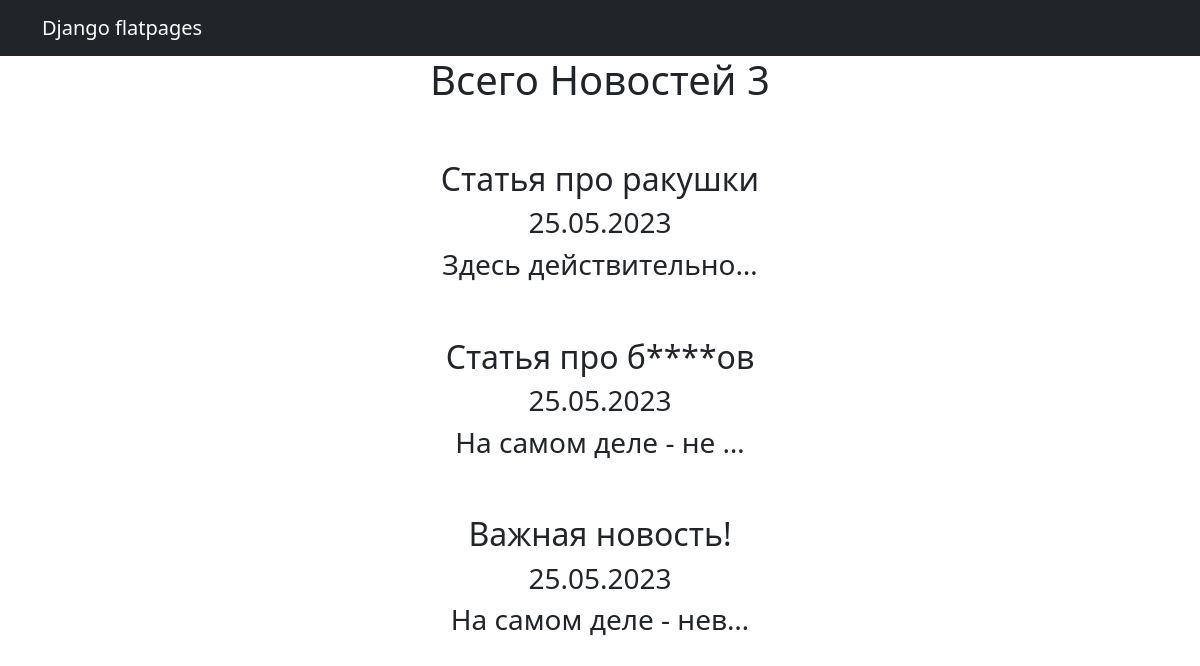
Before: /news/ with the older database file.
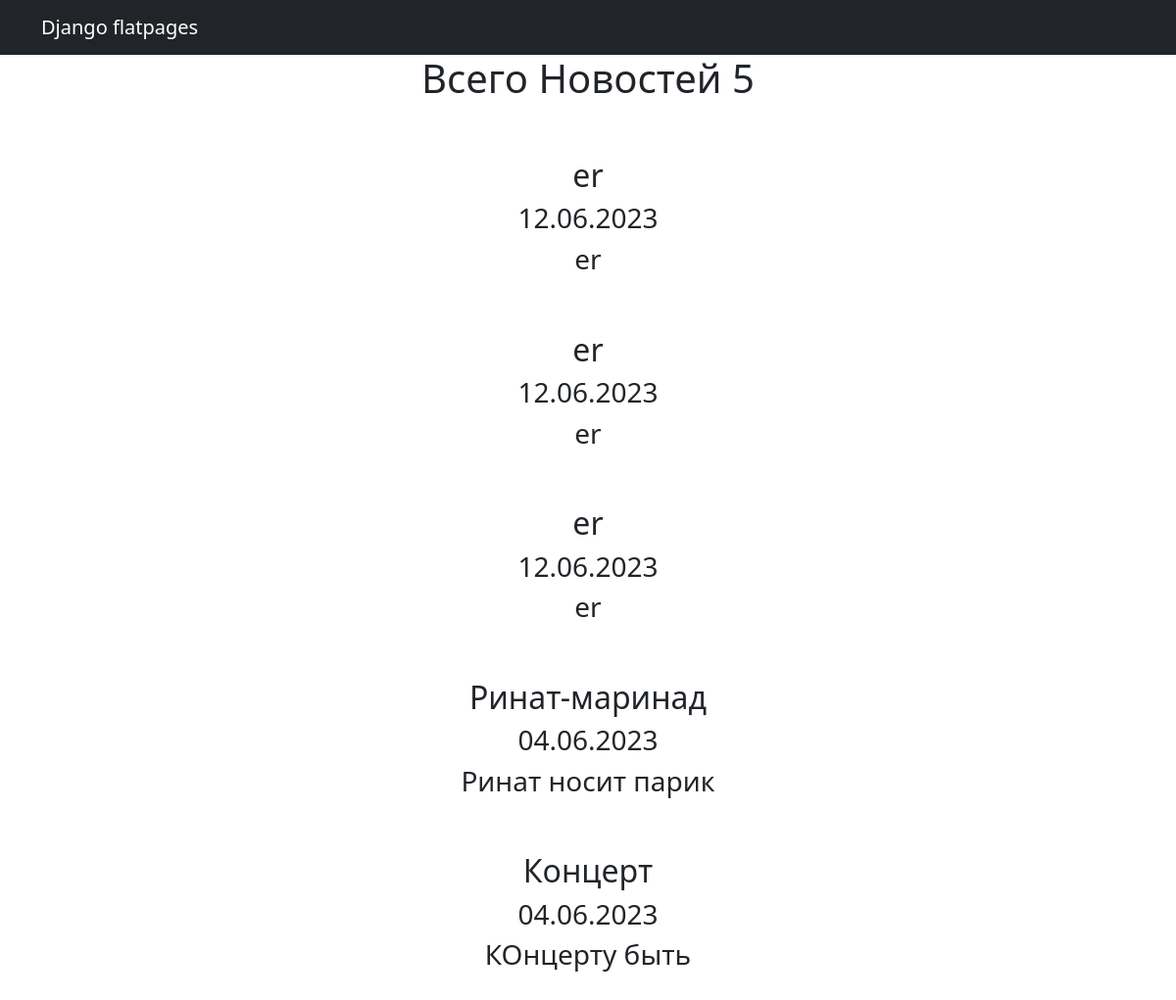
After: the same page with the newer database file.
### news/models.py (models this page shows, shortened)
class Post(models.Model):
    postAuthor = models.ForeignKey(Author, on_delete=models.CASCADE)
    NEWS = 'NW'
    ARTICLE = 'AR'
    CATEGORY_CHOICES = (
        (NEWS, 'Новость'),
        (ARTICLE, 'Статья'),
    )
    categoryType = models.CharField(max_length=2, choices=CATEGORY_CHOICES)
    dateCreation = models.DateTimeField(auto_now_add=True)
    postCategory = models.ManyToManyField(Category, through='PostCategory')
    postTitle = models.CharField(max_length=64)
    postText = models.TextField()
    postRating = models.IntegerField(default=0)
    class Meta:
        verbose_name = 'Пост'
        verbose_name_plural = 'Посты'

### news/views.py (the view)
# urls.py: path('', PostList.as_view(), name='post_list'),
class PostList(ListView):
    model = Post
    ordering = '-dateCreation'
    template_name = 'news.html'
    context_object_name = 'news'
    paginate_by = 5
    def get_queryset(self):
        queryset = super().get_queryset()
        self.filterset = PostFilter(self.request.GET, queryset)
        return self.filterset.qs
    def get_context_data(self, **kwargs):
        context = super().get_context_data(**kwargs)
        context['filterset'] = self.filterset
        return context

### news/templatetags/custom_filters.py (called while the page is built)
@register.filter(name='censor')
def currency(value):
    if (isinstance(value, str)):
        for word in CENSORED_WORD:
            if word in value:
                good_word = word[0] + '*'*(len(word)-1)
                value = value.replace(word, good_word)
        return (f"{value}")
    else:
        return ("Передана не строка")

### news/templates/news/news.html (shortened to what this page needs)
{% extends 'flatpages/default.html' %}
{% load custom_filters %}
{% block content %}
<h1>Всего Новостей {{ news|length }}</h1>
<br>
<br>
{% if news %}
    {% for post in news %}
        <h2>{{ post.postTitle|censor }}</h2>
        <h3>{{ post.dateCreation|date:'d.m.Y' }}</h3>
        <h3>{{ post.postText|truncatechars:20|censor }}</h3>
        <br>
        <br>
    {% endfor %}
{% else %}
    <h2>Пока нет новостей :(</h2>
{% endif %}
{% endblock content %}

Changed rows visible on the page:
no longer on this page (row unchanged): Post: postTitle|censor "Статья про ракушки", dateCreation "25.05.2023", postText|censor "Здесь действительно…"
no longer on this page (row unchanged): Post: postTitle|censor "Статья про б****ов", dateCreation "25.05.2023", postText|censor "На самом деле - не …"
no longer on this page (row unchanged): Post: postTitle|censor "Важная новость!", dateCreation "25.05.2023", postText|censor "На самом деле - нев…"
added Post: postTitle|censor "er", dateCreation "12.06.2023", postText|censor "er"
added Post: postTitle|censor "er", dateCreation "12.06.2023", postText|censor "er"
added Post: postTitle|censor "er", dateCreation "12.06.2023", postText|censor "er"
added Post: postTitle|censor "Ринат-маринад", dateCreation "04.06.2023", postText|censor "Ринат носит парик"
added Post: postTitle|censor "Концерт", dateCreation "04.06.2023", postText|censor "КОнцерту быть"
Other visible differences:
{{ news|length }}: "3" → "5"
